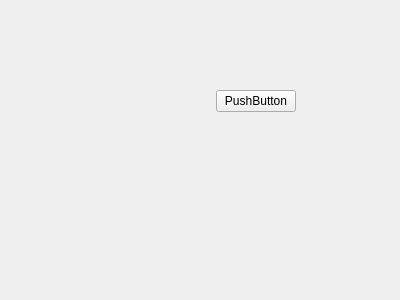
<?xml version="1.0" encoding="UTF-8"?>
<ui version="4.0">
 <class>Form</class>
 <widget class="QWidget" name="Form">
  <property name="geometry">
   <rect>
    <x>0</x>
    <y>0</y>
    <width>400</width>
    <height>300</height>
   </rect>
  </property>
  <property name="windowTitle">
   <string>Form</string>
  </property>
  <widget class="QWidget" name="widget" native="true">
   <property name="geometry">
    <rect>
     <x>100</x>
     <y>90</y>
     <width>196</width>
     <height>41</height>
    </rect>
   </property>
   <layout class="QGridLayout" name="gridLayout">
    <item row="0" column="0" rowspan="2">
     <spacer name="horizontalSpacer">
      <property name="orientation">
       <enum>Qt::Horizontal</enum>
      </property>
      <property name="sizeHint" stdset="0">
       <size>
        <width>89</width>
        <height>20</height>
       </size>
      </property>
     </spacer>
    </item>
    <item row="0" column="1">
     <widget class="QPushButton" name="pushButton">
      <property name="text">
       <string>PushButton</string>
      </property>
     </widget>
    </item>
   </layout>
  </widget>
 </widget>
 <resources/>
 <connections/>
</ui>
